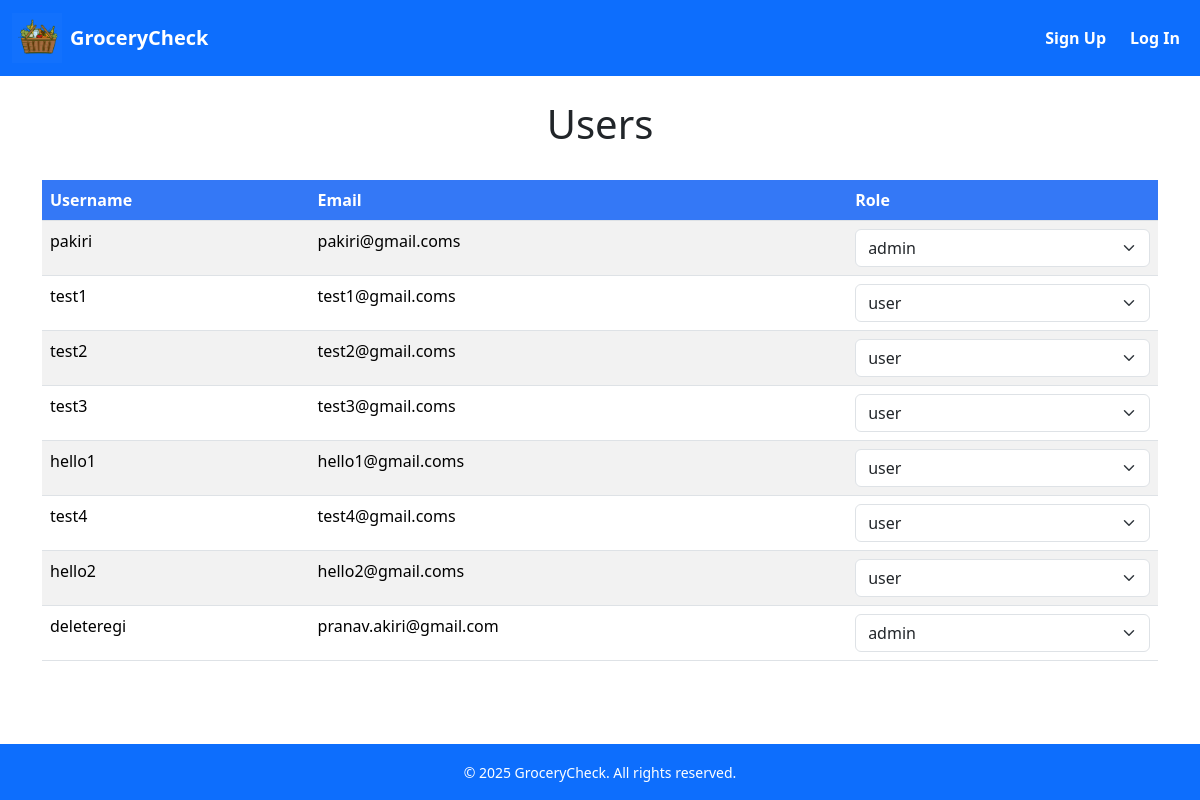
Before: /admin/users with the older database file.
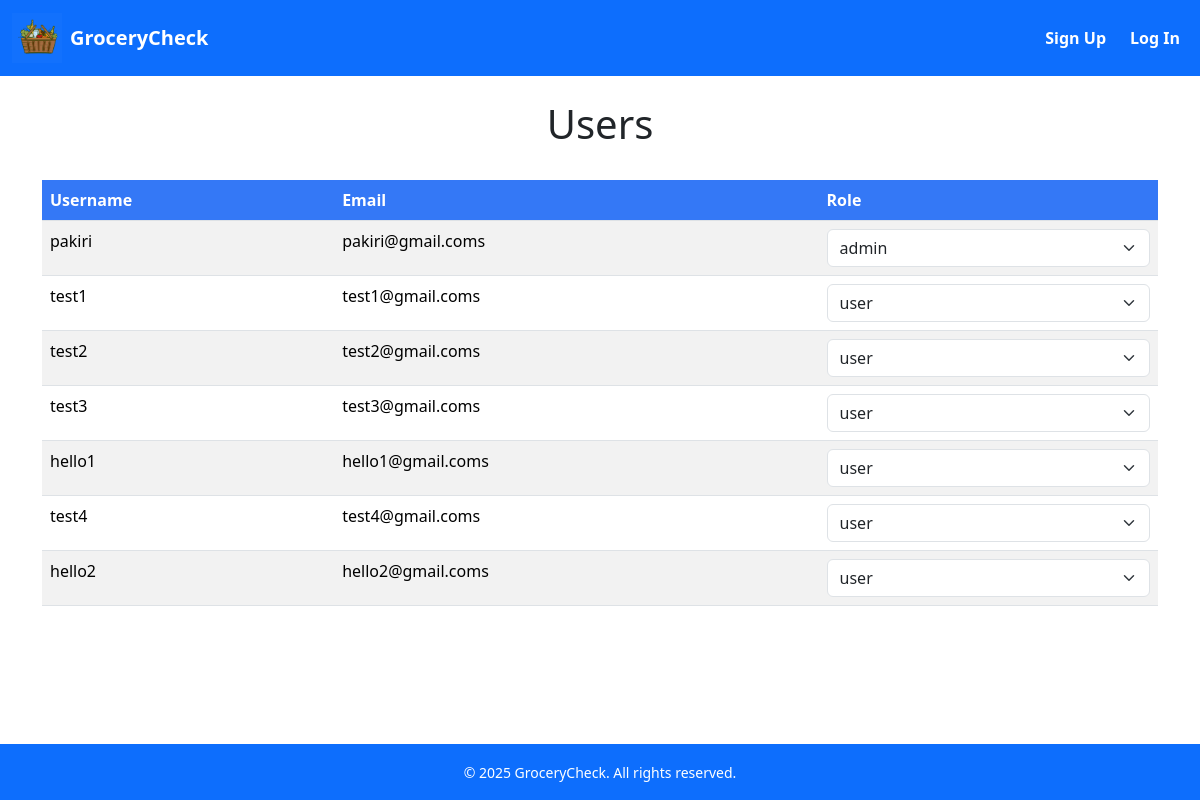
After: the same page with the newer database file.
### src/app.py (models this page shows)
class User(db.Model):
    __tablename__ = "Users"
    id = db.Column(db.Integer, primary_key=True)
    username = db.Column(db.String(150), nullable=False, unique=True)
    email = db.Column(db.String(120), nullable=False, unique=True)
    password = db.Column(db.String(150), nullable=False)
    role = db.Column(db.String(5), nullable=False)

### src/app.py (the view)
@app.route('/admin/users')
def displayUsers():
    users = User.query.all()
    return render_template('users.html', users=users)

### src/templates/users.html (shortened to what the changed rows need)
<!DOCTYPE html>
<html lang="en">
<head>
    <link rel="stylesheet" href="{{ url_for('static', filename='bootstrap/css/bootstrap.min.css') }}">
</head>
<body class="d-flex flex-column min-vh-100">
    <h1 class="text-center">Users</h1>
    <br/>
    <div class="container">
        <table class="table table-striped">
            <thead class="custom-header">
                <tr>
                    <th scope="col">Username</th>
                    <th scope="col">Email</th>
                    <th scope="col">Role</th>
                </tr>
            </thead>
            <tbody>
                {% for user in users %}
                <tr>
                    <td>{{user.username}}</td>
                    <td>{{user.email}}</td>
                    <td>
                        <form action="{{ url_for('changeRole') }}" method="post">
                            <select name="user_store" class="form-select" onchange="this.form.submit()">
                                <option value="admin" {% if user.role == "admin" %}selected{% endif %}>admin</option>
                                <option value="user" {% if user.role == "user" %}selected{% endif %}>user</option>
                            </select>
                        </form>
                    </td>
                </tr>
                {% endfor %}
            </tbody>
        </table>
    </div>
</body>
</html>

Changed rows visible on the page:
removed User: username "deleteregi", email "pranav.akiri@gmail.com", user_store "admin"
